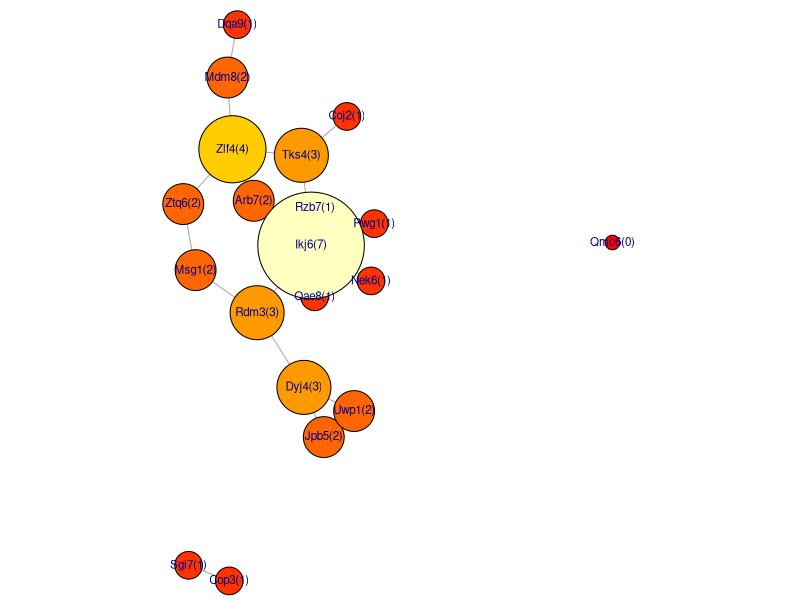
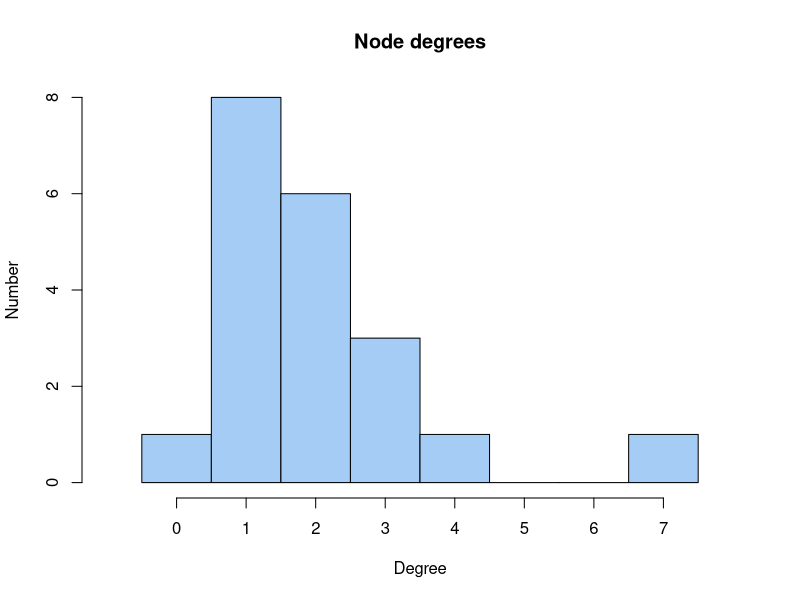
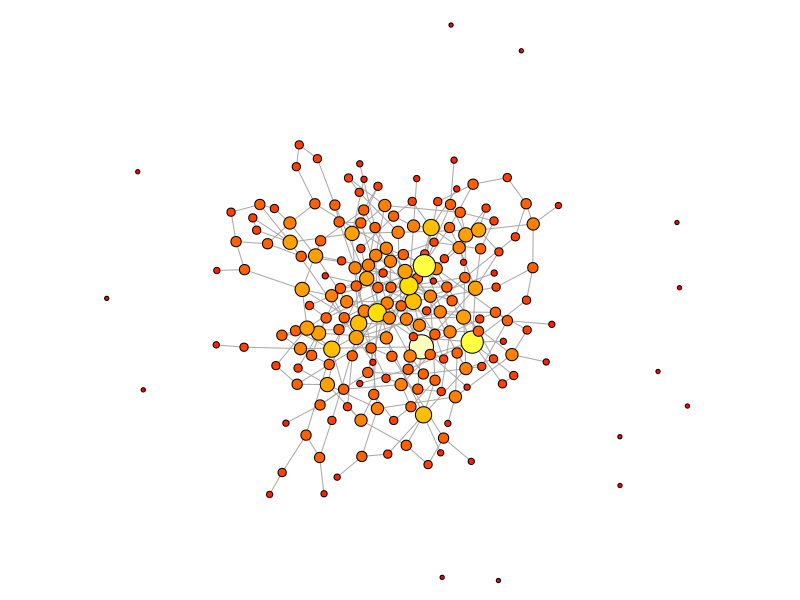
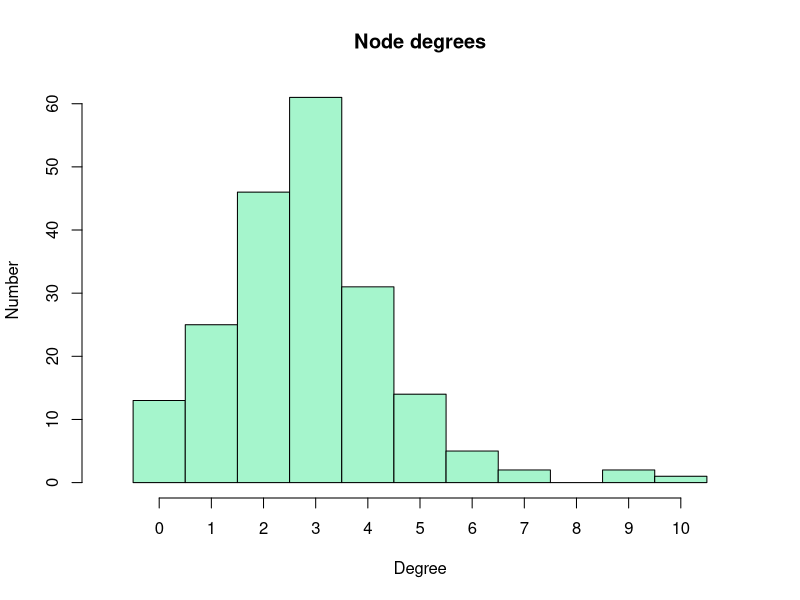
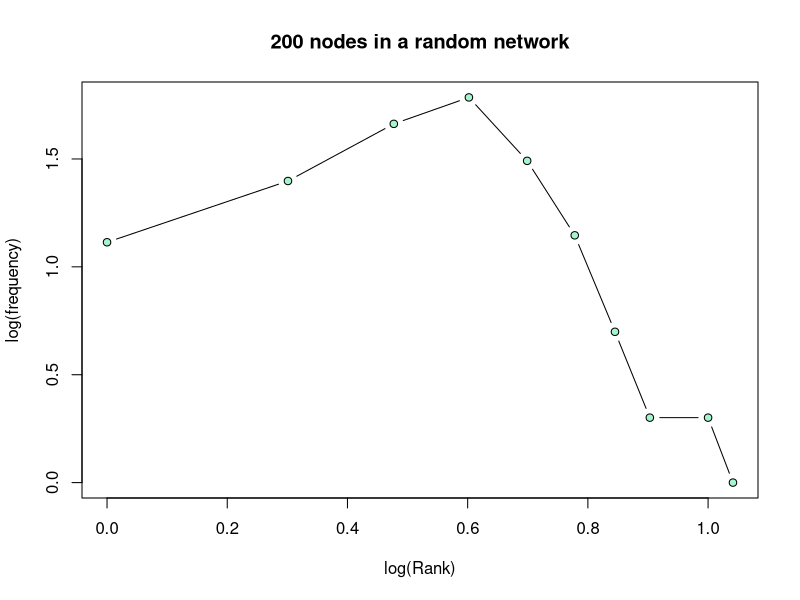
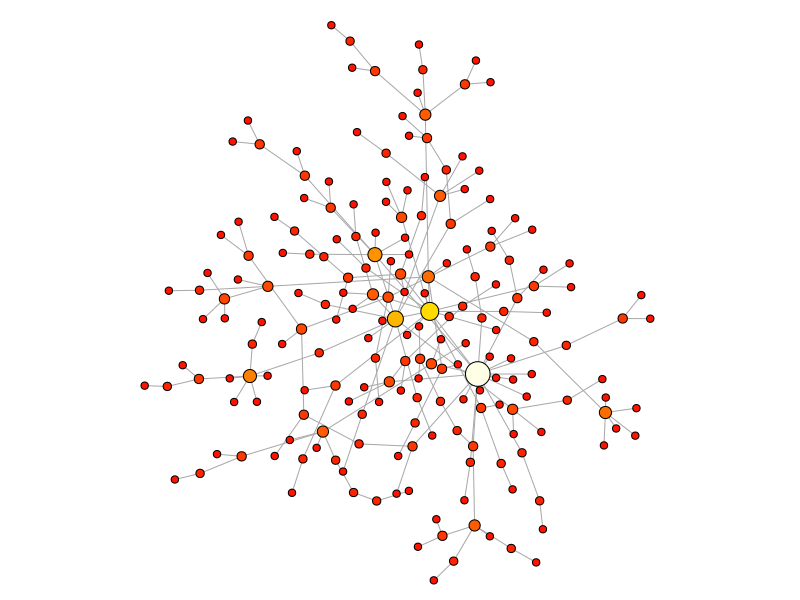
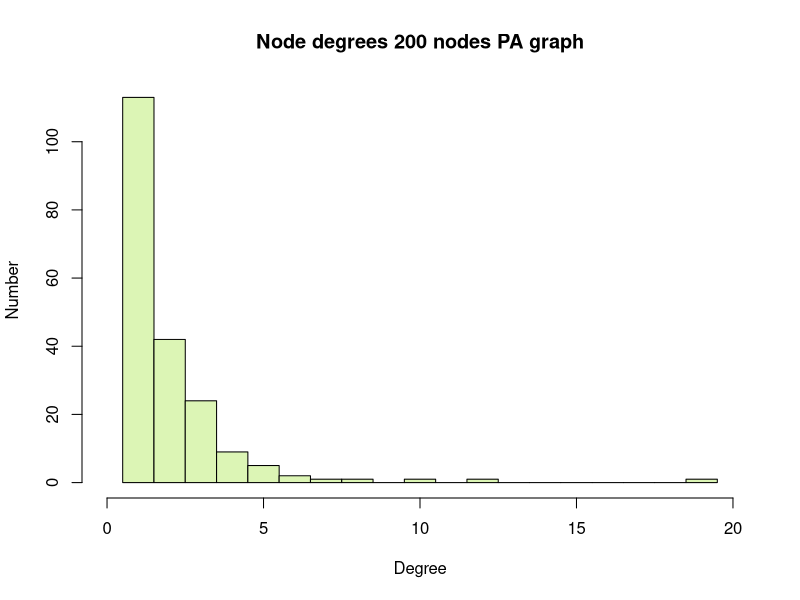
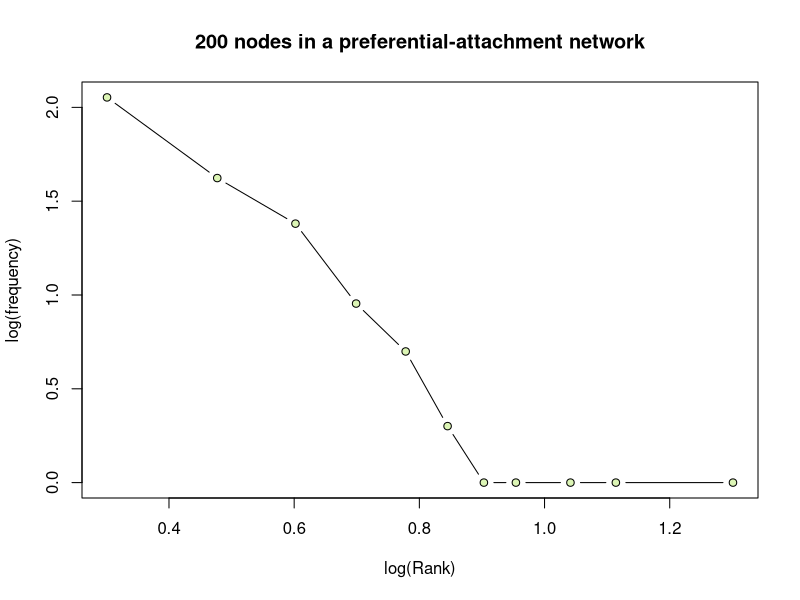

These charts were generated, in order, by the following R code:
# tocID <- "FND-MAT-Graphs_and_networks.R"
#
# Purpose:  A Bioinformatics Course:
#              R code accompanying the FND-MAT-Graphs_and_networks unit.
#
# Version:  1.2
#
# Date:     2017  10  -  2019  01
# Author:   Boris Steipe (boris.steipe@utoronto.ca)
#
# Versions:
#           1.2    Change from require() to requireNamespace(),
#                      use <package>::<function>() idiom throughout
#           1.1    Update set.seed() usage
#           1.0    First final version for learning units.
#           0.1    First code copied from 2016 material.
#
#
# TODO:     Add some explicit tasks and sample solutions.
#
#
# == DO NOT SIMPLY  source()  THIS FILE! =======================================
#
# If there are portions you don't understand, use R's help system, Google for an
# answer, or ask your instructor. Don't continue if you don't understand what's
# going on. That's not how it works ...
#
# ==============================================================================


#TOC> ==========================================================================
#TOC> 
#TOC>   Section  Title                                          Line
#TOC> --------------------------------------------------------------
#TOC>   1        REVIEW                                           50
#TOC>   2        DEGREE DISTRIBUTIONS                            206
#TOC>   2.1        Random graph                                  212
#TOC>   2.2        scale-free graph (Barabasi-Albert)            260
#TOC>   2.3        Random geometric graph                        326
#TOC>   3        A CLOSER LOOK AT THE igraph:: PACKAGE           448
#TOC>   3.1        Basics                                        451
#TOC>   3.2        Components                                    523
#TOC>   4        RANDOM GRAPHS AND GRAPH METRICS                 542
#TOC>   4.1        Diameter                                      579
#TOC>   5        GRAPH CLUSTERING                                648
#TOC> 
#TOC> ==========================================================================


# =    1  REVIEW  ==============================================================

# This tutorial covers basic concepts of graph theory and analysis in R. Make
# sure you have pulled the latest version of the project from the GitHub
# repository.

# Let's explore some of the basic ideas of graph theory by starting with a small
# random graph.


# To begin let's write a little function that will create random "gene" names;
# there's no particular purpose to this other than to make our graphs look a
# little more "biological" ...
makeRandomGenenames <- function(N) {
  nam <- character()
  while (length(nam) < N) {
    a <- paste0(c(sample(LETTERS, 1), sample(letters, 2)),
                collapse="") # one uppercase, two lowercase letters
    n <- sample(1:9, 1)      # one number
    nam[length(nam) + 1] <- paste(a, n, sep="") # store in vector
    nam <- unique(nam)   # delete if this was a duplicate
  }
  return(nam)
}

N <- 20

set.seed(112358)                       # set RNG seed for repeatable randomness
( Nnames <- makeRandomGenenames(N) )
set.seed(NULL)                         # reset the RNG

# One way to represent graphs in a computer is as an "adjacency matrix". In this
# matrix, each row and each column represents a node, and the cell at the
# intersection of a row and column contains a value/TRUE if there is an edge,
# 0/FALSE otherwise.

# Let's create an adjacency matrix for our random graph: let's say a pair
# of nodes has probability p <- 0.09 to have an edge, and our graph is
# symmetric , i.e. it is an undirected graph, and it has neither self-edges,
# i.e. loops, nor multiple edges between the same nodes, i.e. it
# is a "simple" graph. We use the Nnames vector as node labels.

makeRandomAM <- function(nam, p = 0.1) {
  # Make a random adjacency matrix for a set of nodes with edge probability p
  # Parameters:
  #   nam: a character vector of unique node names.
  #   p:   probability that a random pair of nodes will have an edge.
  #
  # Value: an adjacency matrix for a simple, undirected graph
  #

  N <- length(nam)
  AM <- matrix(numeric(N * N), ncol = N)  # Adjacency matrix, pre-filled with 0
  rownames(AM) <- nam
  colnames(AM) <- nam
  for (iRow in 1:(N-1)) { # Note how we make sure iRow != iCol - this prevents
                          # loops (self-edges)
    for (iCol in (iRow+1):N) {
      if (runif(1) < p) {     # runif() creates uniform random numbers
                              # between 0 and 1. The expression is TRUE with
                              # probability p. if it is TRUE ...
        AM[iRow, iCol] <- 1   # ... record an edge for the pair (iRow, iCol)
      }
    }
  }
  return(AM)
}

set.seed(112358)                       # set RNG seed for repeatable randomness
( myRandAM <- makeRandomAM(Nnames, p = 0.09) )
set.seed(NULL)                         # reset the RNG


# Listing the matrix is not very informative - we should plot this graph. The
# standard package for work with graphs in r is "igraph::". We'll go into more
# details of the igraph:: package a bit later, for now we just use it to plot:

if (! requireNamespace("igraph", quietly = TRUE)) {
  install.packages("igraph")
}
# Package information:
#  library(help = igraph)       # basic information
#  browseVignettes("igraph")    # available vignettes
#  data(package = "igraph")     # available datasets


myG <- igraph::graph_from_adjacency_matrix(myRandAM, mode = "undirected")

set.seed(112358)                       # set RNG seed for repeatable randomness
                                       # calculate layout coordinates
myGxy <- igraph::layout_with_graphopt(myG,
                                      charge=0.0012)
set.seed(NULL)                         # reset the RNG


# The igraph:: package adds its own function to the collection of plot()
# functions; R makes the selection which plot function to use based on the class
# of the object that we request to plot. This plot function has parameters
#  layout - the x,y coordinates of the nodes;
#  vertex.color - which I define to color by node-degree
#  vertex size - which I define to increase with node-degree
#  vertex.label - which I set to combine the names of the vertices of the
#                 graph - names(V(iG)) - with the node degree - degree(iG).
# See ?igraph.plotting for the complete list of parameters


oPar <- par(mar= c(0, 0, 0, 0)) # Turn margins off
plot(myG,
     layout = myGxy,
     rescale = FALSE,
     xlim = c(min(myGxy[,1]) * 0.99, max(myGxy[,1]) * 1.01),
     ylim = c(min(myGxy[,2]) * 0.99, max(myGxy[,2]) * 1.01),
     vertex.color=heat.colors(max(igraph::degree(myG)+1))[igraph::degree(myG)+1],
     vertex.size = 1000 + (900 * igraph::degree(myG)),
     vertex.label = sprintf("%s(%i)", names(igraph::V(myG)), igraph::degree(myG)),
     vertex.label.family = "sans",
     vertex.label.cex = 0.7)
par(oPar)  # reset plot window


# The simplest descriptor of a graph are the number of nodes, edges, and the
# degree-distribution. In our example, the number of nodes was given: N; the
# number of edges can easily be calculated from the adjacency matrix. In our
# matrix, we have entered 1 for every edge. Thus we simply sum over the matrix:
sum(myRandAM)

# Is that what you expect?

# What about the degree distribution? We can get that simply by summing over the
# rows and summing over the columns and adding the two vectors.

rowSums(myRandAM) + colSums(myRandAM) # check this against the plot!

# The function degree() gives the same values
igraph::degree(myG)

# Let's  plot the degree distribution in a histogram:
degG <- igraph::degree(myG)
brk <- seq(min(degG)-0.5, max(degG)+0.5, by=1)  # define histogram breaks
hist(degG, breaks=brk, col="#A5CCF5",
     xlim = c(-1,8), xaxt = "n",
     main = "Node degrees", xlab = "Degree", ylab = "Number")  # plot histogram
axis(side = 1, at = 0:7)

# Note: I don't _have_ to define breaks, the hist() function usually does so
# quite well, automatically. But for this purpose I want the columns of the
# histogram to represent exactly one node-degree difference.

# A degree distribution is actually a very informative descriptor of graphs,
#  since it is very sensitive to the generating mechanism. For biological
# networks, that is one of the key questions we are interested in: how was the
# network formed? Asking about the mechanism, the way the interactions
# support function and shape the fitness landscape in which the cell evolves,
# connects our mathematical abstraction with biological insight.


# =    2  DEGREE DISTRIBUTIONS  ================================================

# Let's simulate a few graphs that are a bit bigger to get a better sense of
# their degree distributions:
#

# ==   2.1  Random graph  ======================================================

N <- 200

set.seed(31415927)                     # set RNG seed for repeatable randomness
my200AM <- makeRandomAM(as.character(1:N), p = 0.015)
set.seed(NULL)                         # reset the RNG

myG200 <- igraph::graph_from_adjacency_matrix(my200AM, mode = "undirected")
myGxy <- igraph::layout_with_graphopt(myG200, charge=0.0001) # calculate layout
                                                             # coordinates

oPar <- par(mar= c(0, 0, 0, 0))             # Turn margins off, save graphics state
plot(myG200,
     layout = myGxy,
     rescale = FALSE,
     xlim = c(min(myGxy[,1]) * 0.99, max(myGxy[,1]) * 1.01),
     ylim = c(min(myGxy[,2]) * 0.99, max(myGxy[,2]) * 1.01),
     vertex.color=heat.colors(max(igraph::degree(myG200)+1))[igraph::degree(myG200)+1],
     vertex.size = 150 + (70 * igraph::degree(myG200)),
     vertex.label = NA)
par(oPar)                              # restore graphics state

# This graph has thirteen singletons and one large, connected component. Many
# biological graphs look approximately like this.

# Calculate degree distributions
dg <- igraph::degree(myG200)
brk <- seq(min(dg)-0.5, max(dg)+0.5, by=1)
hist(dg, breaks=brk, col="#A5F5CC",
     xlim = c(-1,11), xaxt = "n",
     main = "Node degrees", xlab = "Degree", ylab = "Number")  # plot histogram
axis(side = 1, at = 0:10)


# Note the pronounced peak of this distribution: this is not "scale-free".
# Here is the log-log plot of frequency vs. degree-rank ...

( freqRank <- table(dg) )
plot(log10(as.numeric(names(freqRank)) + 1),
     log10(as.numeric(freqRank)), type = "b",
     pch = 21, bg = "#A5F5CC",
     xlab = "log(Rank)", ylab = "log(frequency)",
     main = "200 nodes in a random network")

# ... which shows us that this does NOT correspond to the single-slope linear
# relationship that we expect for a "scale-free" graph.

# ==   2.2  scale-free graph (Barabasi-Albert)  ================================

# What does one of those intriguing "scale-free" distributions look like? The
# iGraph:: package has a function to make random graphs according to the
# Barabasi-Albert model of scale-free graphs. It is: sample_pa(), where pa
# stands for "preferential attachment". Preferential attachment is _one_ type of
# process that will yield scale-free distributions.

N <- 200

set.seed(31415927)                     # set RNG seed for repeatable randomness
GBA <- igraph::sample_pa(N, power = 0.8, directed = FALSE)
set.seed(NULL)                         # reset the RNG

GBAxy <- igraph::layout_with_graphopt(GBA, charge=0.0001)

oPar <- par(mar= c(0, 0, 0, 0))             # Turn margins off, save graphics state
plot(GBA,
     layout = GBAxy,
     rescale = FALSE,
     xlim = c(min(GBAxy[,1]) * 0.99, max(GBAxy[,1]) * 1.01),
     ylim = c(min(GBAxy[,2]) * 0.99, max(GBAxy[,2]) * 1.01),
     vertex.color=heat.colors(max(igraph::degree(GBA)+1))[igraph::degree(GBA)+1],
     vertex.size = 200 + (30 * igraph::degree(GBA)),
     vertex.label = NA)
par(oPar)                              # restore graphics state

# This is a very obviously different graph! Some biological networks have
# features that look like that - but in my experience the hub nodes are usually
# not that distinct. But then again, that really depends on the parameter
# "power". Play with the "power" parameter and get a sense for what difference
# this makes. Also: note that the graph has only a single component - no
# singletons.

# What's the degree distribution of this graph?
( dg <- igraph::degree(GBA) )
brk <- seq(min(dg)-0.5, max(dg)+0.5, by=1)
hist(dg, breaks=brk, col="#DCF5B5",
     xlim = c(0,max(dg)+1), xaxt = "n",
     main = "Node degrees 200 nodes PA graph",
     xlab = "Degree", ylab = "Number")
axis(side = 1, at = seq(0, max(dg)+1, by=5))

# Most nodes have a degree of 1, but one node has a degree of 19.

(freqRank <- table(dg))
plot(log10(as.numeric(names(freqRank)) + 1),
     log10(as.numeric(freqRank)), type = "b",
     pch = 21, bg = "#DCF5B5",
     xlab = "log(Rank)", ylab = "log(frequency)",
     main = "200 nodes in a preferential-attachment network")

# Sort-of linear, but many of the higher ranked nodes have a frequency of only
# one. That behaviour smooths out in larger graphs - let's try 100000 nodes:
#
N <- 10000
X <- igraph::sample_pa(N, power = 0.8, directed = FALSE)  # 100,000 nodes
freqRank <- table(igraph::degree(X))
plot(log10(as.numeric(names(freqRank)) + 1),
     log10(as.numeric(freqRank)), type = "b",
     xlab = "log(Rank)", ylab = "log(frequency)",
     pch = 21, bg = "#A5F5CC",
     main = "100,000 nodes in a random, scale-free network")
rm(X)


# ==   2.3  Random geometric graph  ============================================

# Finally, let's simulate a random geometric graph and look at the degree
# distribution. Remember: these graphs have a high probability to have edges
# between nodes that are "close" together - an entirely biological notion.

# We'll randomly place our nodes in a box. Then we'll define the
# probability for two nodes to have an edge to be a function of their Euclidian
# distance in the box.

# Here is a function that makes an adjacency matrix for such graphs. iGraph::
# has a similar function, sample_grg(), which connects nodes that are closer
# than a cutoff, the function I give you below is a bit more interesting since
# it creates edges according to a probability that is determined by a
# generalized logistic function of the distance. This sigmoidal function gives
# a smooth cutoff and creates more "natural" graphs. Otherwise, the function is
# very similar to the random graph function, except that we output the
# "coordinates" of the nodes together with the adjacency matrix which we then
# use for the layout. list() FTW.


makeRandomGeometricAM <- function(nam, B = 25, Q = 0.001, t = 0.6) {
  # Make an adjacency matrix for an undirected random geometric graph from
  #    edges connected with probabilities according to a generalized logistic
  #    function.
  # Parameters:
  #    nam: a character vector of unique names
  #    B, Q, t:   probability that a random pair (i, j) of nodes gets an
  #                 edge determined by a generalized logistic function
  #                 p <- 1 - 1/((1 + (Q * (exp(-B * (x-t)))))^(1 / 0.9)))
  #
  # Value: a list with the following components:
  #        AM$mat : an adjacency matrix
  #        AM$nam : labels for the nodes
  #        AM$x   : x-coordinates for the nodes
  #        AM$y   : y-coordinates for the nodes
  #
  nu <- 1  # probably not useful to change
  AM <- list()
  AM$nam <- nam
  N <- length(AM$nam)
  AM$mat <- matrix(numeric(N * N), ncol = N)  # The adjacency matrix
  rownames(AM$mat) <- AM$nam
  colnames(AM$mat) <- AM$nam
  AM$x <- runif(N) # Randomly place nodes into the unit square
  AM$y <- runif(N)
  for (iRow in 1:(N-1)) { # Same principles as in makeRandomGraph()
    for (iCol in (iRow+1):N) {
      # geometric distance ...
      d <- sqrt((AM$x[iRow] - AM$x[iCol])^2 +
                (AM$y[iRow] - AM$y[iCol])^2)  # Pythagoras
      # distance dependent probability
      p <- 1 - 1/((1 + (Q * (exp(-B * (d-t)))))^(1 / nu))
      if (runif(1) < p) {
        AM$mat[iRow, iCol] <- 1
      }
    }
  }
  return(AM)
}

# Getting the parameters of a generalized logistic right takes a bit of
# experimenting. If you are interested, you can try a few variations. Or you can
# look up the function at
# https://en.wikipedia.org/wiki/Generalised_logistic_function

# This function computes generalized logistics ...
# genLog <- function(x, B = 25, Q = 0.001, t = 0.5) {
#     # generalized logistic (sigmoid)
#     nu <- 1
#     return(1 - 1/((1 + (Q * (exp(-B * (x-t)))))^(1 / nu)))
# }
#
# ... and this code plots p-values over the distances we could encouter between
# our nodes: from 0 to sqrt(2) i.e. the diagonal of the unit square in which we
# will place our nodes.
# x <- seq(0, sqrt(2), length.out = 50)
# plot(x, genLog(x), type="l", col="#AA0000", ylim = c(0, 1),
#      xlab = "d", ylab = "p(edge)")

# 200 node random geomteric graph
N <- 200
set.seed(112358)                       # set RNG seed for repeatable randomness
rGAM <- makeRandomGeometricAM(as.character(1:N), t = 0.4)
set.seed(NULL)                         # reset the RNG


myGRG <- igraph::graph_from_adjacency_matrix(rGAM$mat, mode = "undirected")

oPar <- par(mar= c(0, 0, 0, 0)) # Turn margins off
plot(myGRG,
     layout = cbind(rGAM$x, rGAM$y), # use our node coordinates for layout,
     rescale = FALSE,
     xlim = c(min(rGAM$x) * 0.9, max(rGAM$x) * 1.1),
     ylim = c(min(rGAM$y) * 0.9, max(rGAM$y) * 1.1),
     vertex.color=heat.colors(max(igraph::degree(myGRG)+1))[igraph::degree(myGRG)+1],
     vertex.size = 0.1 + (0.2 * igraph::degree(myGRG)),
     vertex.label = NA)
par(oPar)

# degree distribution:
(dg <- igraph::degree(myGRG))
brk <- seq(min(dg) - 0.5, max(dg) + 0.5, by = 1)
hist(dg, breaks = brk, col = "#FCC6D2",
     xlim = c(0, 25), xaxt = "n",
     main = "Node degrees: 200 nodes RG graph",
     xlab = "Degree", ylab = "Number")
axis(side = 1, at = c(0, min(dg):max(dg)))

# You'll find that this is kind of in-between the random, and the scale-free
# graph. We do have hubs, but they are not as extreme as in the scale-free case;
# and we have have no singletons, in contrast to the random graph.

(freqRank <- table(dg))
plot(log10(as.numeric(names(freqRank)) + 1),
     log10(as.numeric(freqRank)), type = "b",
     pch = 21, bg = "#FCC6D2",
     xlab = "log(Rank)", ylab = "log(frequency)",
     main = "200 nodes in a random geometric network")



# =    3  A CLOSER LOOK AT THE igraph:: PACKAGE  ===============================


# ==   3.1  Basics  ============================================================

# The basic object of the igraph:: package is a graph object. Let's explore the
# first graph some more, the one we built with our random gene names:
summary(myG)

# This output means: this is an IGRAPH graph, with U = UN-directed edges
#  and N = named nodes, that has 20 nodes and 20 edges. For details, see
?igraph::print.igraph

mode(myG)
class(myG)

# This means an igraph:: graph object is a special list object; it is opaque in
# the sense that a user is never expected to modify its components directly, but
# through a variety of helper functions which the package provides. There are
# many ways to construct graphs - from adjacency matrices, as we have just done,
# from edge lists, or by producing random graphs according to a variety of
# recipes, called _games_ in this package.

# Two basic functions retrieve nodes "Vertices", and "Edges":
igraph::V(myG)
igraph::E(myG)

# additional properties can be retrieved from the Vertices ...
igraph::V(myG)$name


# As with many R objects, loading the package provides special functions that
# can be accessed via the same name as the basic R functions, for example:

print(myG)
plot(myG)  # this is the result of default plot parameters

# ... where plot() allows the usual flexibility of fine-tuning the plot. We
# first layout the node coordinates with the Fruchtermann-Reingold algorithm - a
# force-directed layout that applies an ettractive potential along edges (which
# pulls nodes together) and a repulsive potential to nodes (so they don't
# overlap). Note the use of the degree() function to color and scale nodes and
# labels by degree and the use of the V() function to retrieve the vertex names.
# See ?plot.igraph for details."

# Plot with some customizing parameters
oPar <- par(mar= c(0, 0, 0, 0)) # Turn margins off
plot(myG,
     layout = igraph::layout_with_fr(myG),
     vertex.color=heat.colors(max(igraph::degree(myG)+1))[igraph::degree(myG)+1],
     vertex.size = 12 + (5 * igraph::degree(myG)),
     vertex.label.cex = 0.4 + (0.15 * igraph::degree(myG)),
     edge.width = 2,
     vertex.label = igraph::V(myG)$name,
     vertex.label.family = "sans",
     vertex.label.cex = 0.9)
par(oPar)

# ... or with a different layout:
oPar <- par(mar= c(0, 0, 0, 0)) # Turn margins off
plot(myG,
     layout = igraph::layout_in_circle(myG),
     vertex.color=heat.colors(max(igraph::degree(myG)+1))[igraph::degree(myG)+1],
     vertex.size = 12 + (5 * igraph::degree(myG)),
     vertex.label.cex = 0.4 + (0.15 * igraph::degree(myG)),
     edge.width = 2,
     vertex.label = igraph::V(myG)$name,
     vertex.label.family = "sans",
     vertex.label.cex = 0.9)
par(oPar)

# igraph:: has a large number of graph-layout functions: see
# ?layout_  and try them all.


# ==   3.2  Components  ========================================================

# The function igrap::components() tells us whether there are components of the
# graph in which there is no path to other components.
igraph::components(myG)

# In the _membership_ vector, nodes are annotated with the index of the
# component they are part of. Sui7 is the only node of component 2, Cyj1 is in
# the third component etc. This is perhaps more clear if we sort by component
# index
sort(igraph::components(myG)$membership, decreasing = TRUE)

# Retrieving e.g. the members of the first component from the list can be done by subsetting:

(sel <- igraph::components(myG)$membership == 1)  # boolean vector ..
(c1 <- igraph::components(myG)$membership[sel])
names(c1)


# =    4  RANDOM GRAPHS AND GRAPH METRICS  =====================================


# Let's explore some of the more interesting, topological graph measures. We
# start by building a somewhat bigger graph. We aren't quite sure whether
# biological graphs are small-world, or random-geometric, or
# preferential-attachment ... but igraph:: has ways to simulate the basic ones
# (and we could easily simulate our own). Look at the following help pages:

?igraph::sample_gnm             # see also sample_gnp for the Erdös-Rényi models
?igraph::sample_smallworld      # for the Watts & Strogatz model
?igraph::sample_pa              # for the Barabasi-Albert model

# But note that there are many more sample_ functions. Check out the docs!

# Let's look at betweenness measures for our first graph. Here: the nodes again
# colored by degree. Degree centrality states: nodes of higher degree are
# considered to be more central. And that's also the way the force-directed
# layout drawas them, obviously.

set.seed(112358)                       # set RNG seed for repeatable randomness
myGxy <- igraph::layout_with_fr(myG)   # calculate layout coordinates
set.seed(NULL)                         # reset the RNG

oPar <- par(mar = rep(0, 4))           # turn margins off, save graphics state
plot(myG,
     layout = myGxy,
     rescale = FALSE,
     xlim = c(min(myGxy[,1]) * 0.99, max(myGxy[,1]) * 1.01),
     ylim = c(min(myGxy[,2]) * 0.99, max(myGxy[,2]) * 1.01),
     vertex.color=heat.colors(max(igraph::degree(myG)+1))[igraph::degree(myG)+1],
     vertex.size = 40 + (15 * igraph::degree(myG)),
     vertex.label.cex = 0.4 + (0.15 * igraph::degree(myG)),
     vertex.label = igraph::V(myG)$name,
     vertex.label.family = "sans")
par(oPar)                              # restore graphics state

# ==   4.1  Diameter  ==========================================================

igraph::diameter(myG)  # The diameter of a graph is its maximum length
                       # shortest path.

# let's plot this path: here are the nodes ...
igraph::get_diameter(myG)

# ... and we can get the x, y coordinates from iGxy by subsetting with the node
# names. The we draw the diameter-path with a transparent, thick pink line:
lines(myGxy[igraph::get_diameter(myG),], lwd=10, col="#ff63a788")

# == Centralization scores

?igraph::centralize
# replot our graph, and color by log_betweenness:

bC <- igraph::centr_betw(myG)  # calculate betweenness centrality
nodeBetw <- bC$res
nodeBetw <- round(log(nodeBetw +1)) + 1

oPar <- par(mar= c(0, 0, 0, 0)) # Turn margins off
plot(myG,
     layout = myGxy,
     rescale = FALSE,
     xlim = c(min(myGxy[,1]) * 0.99, max(myGxy[,1]) * 1.01),
     ylim = c(min(myGxy[,2]) * 0.99, max(myGxy[,2]) * 1.01),
     vertex.color=heat.colors(max(igraph::degree(myG)+1))[igraph::degree(myG)+1],
     vertex.size = 40 + (15 * igraph::degree(myG)),
     vertex.label.cex = 0.4 + (0.15 * igraph::degree(myG)),
     vertex.label = igraph::V(myG)$name,
     vertex.label.family = "sans")
par(oPar)

# Note that the betweenness - the number of shortest paths that pass through a
# node, is in general higher for high-degree nodes - but not always: Eqr2 has
# higher betweenness than Itv7: this measure really depends on the detailed
# local topology of the graph."

# Can you use centr_eigen() and centr_degree() to calculate the respective
# values? That's something I would expect you to be able to do.
#
# Lets plot betweenness centrality for our random geometric graph:

bCmyGRG <- igraph::centr_betw(myGRG)  # calculate betweenness centrality

nodeBetw <- bCmyGRG$res
nodeBetw <- round((log(nodeBetw +1))^2.5) + 1

# colours and size proportional to betweenness
oPar <- par(mar= c(0, 0, 0, 0)) # Turn margins off
plot(myGRG,
     layout = cbind(rGAM$x, rGAM$y), # use our node coordinates for layout,
     rescale = FALSE,
     xlim = c(min(rGAM$x) * 0.9, max(rGAM$x) * 1.1),
     ylim = c(min(rGAM$y) * 0.9, max(rGAM$y) * 1.1),
     vertex.color=heat.colors(max(nodeBetw))[nodeBetw],
     vertex.size = 0.1 + (0.03 * nodeBetw),
     vertex.label = NA)
par(oPar)

igraph::diameter(myGRG)
lines(rGAM$x[igraph::get_diameter(myGRG)],
      rGAM$y[igraph::get_diameter(myGRG)],
      lwd = 10,
      col = "#ff335533")



# =    5  GRAPH CLUSTERING  ====================================================


# Clustering finds "communities" in graphs - and depending what the edges
# represent, these could be complexes, pathways, biological systems or similar.
# There are many graph-clustering algorithms. One approach with many attractive
# properties is the Map Equation, developed by Martin Rosvall. See:
# http://www.ncbi.nlm.nih.gov/pubmed/18216267 and htttp://www.mapequation.org


myGRGclusters <- igraph::cluster_infomap(myGRG)
igraph::modularity(myGRGclusters)  # ... measures how separated the different
                                   # membership types are from each other
igraph::membership(myGRGclusters)         # which nodes are in what cluster?
table(igraph::membership(myGRGclusters))  # how large are the clusters?

# The largest cluster has 48 members, the second largest has 25, etc.


# Lets plot our graph again, coloring the nodes of the first five communities by
# their cluster membership:

# first, make a vector with as many grey colors as we have communities ...
commColors <- rep("#f1eef6", max(igraph::membership(myGRGclusters)))
# ... then overwrite the first five with "real colors" - something like rust,
# lilac, pink, and mauve or so.
commColors[1:5] <- c("#980043", "#dd1c77", "#df65b0", "#c994c7", "#d4b9da")


oPar <- par(mar= c(0, 0, 0, 0)) # Turn margins off
plot(myGRG,
     layout = cbind(rGAM$x, rGAM$y),
     rescale = FALSE,
     xlim = c(min(rGAM$x) * 0.9, max(rGAM$x) * 1.1),
     ylim = c(min(rGAM$y) * 0.9, max(rGAM$y) * 1.1),
     vertex.color=commColors[igraph::membership(myGRGclusters)],
     vertex.size = 0.3 + (0.4 * igraph::degree(myGRG)),
     vertex.label = NA)
par(oPar)

# That's all.


# [END]
